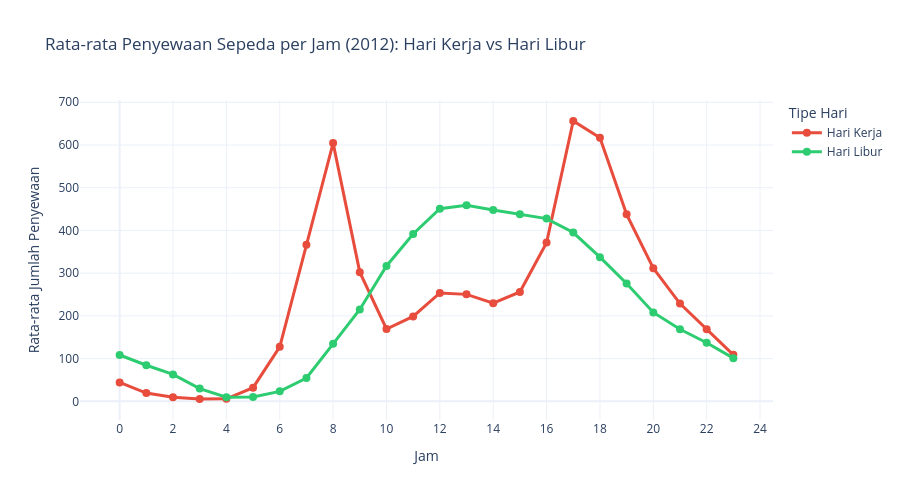
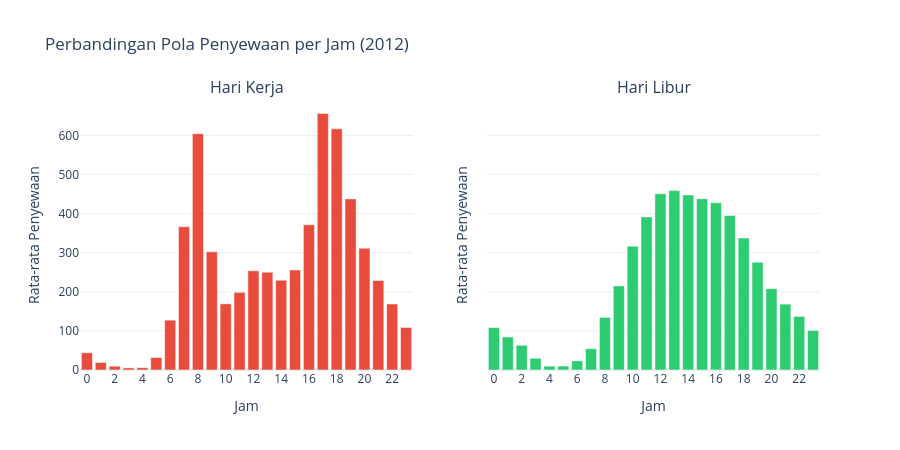

Here is the notebook cell these charts were saved with, in order:
### Markdown cell above
### Pertanyaan 1:

### Code cell
# ============================================
# VISUALISASI PERTANYAAN 1
# ============================================

hour_2012 = hour_clean[hour_clean['yr'] == 1].copy()
hour_2012['day_type'] = hour_2012['workingday'].map({1: 'Hari Kerja', 0: 'Hari Libur'})
hourly_2012 = hour_2012.groupby(['hr', 'day_type'])['cnt'].mean().reset_index()

# Line chart pola per jam
fig1 = go.Figure()

colors = {'Hari Kerja': '#E74C3C', 'Hari Libur': '#2ECC71'}
for dtype in ['Hari Kerja', 'Hari Libur']:
    data = hourly_2012[hourly_2012['day_type'] == dtype]
    fig1.add_trace(go.Scatter(
        x=data['hr'],
        y=data['cnt'],
        mode='lines+markers',
        name=dtype,
        line=dict(width=3, color=colors[dtype]),
        marker=dict(size=8)
    ))

fig1.update_layout(
    title='Rata-rata Penyewaan Sepeda per Jam (2012): Hari Kerja vs Hari Libur',
    xaxis_title='Jam',
    yaxis_title='Rata-rata Jumlah Penyewaan',
    xaxis=dict(tickmode='linear', tick0=0, dtick=2),
    legend_title='Tipe Hari',
    template='plotly_white',
    width=900,
    height=500
)

fig1.show()

# Bar chart perbandingan
fig2 = make_subplots(
    rows=1, cols=2,
    subplot_titles=('Hari Kerja', 'Hari Libur'),
    shared_yaxes=True
)

for idx, dtype in enumerate(['Hari Kerja', 'Hari Libur'], 1):
    data = hourly_2012[hourly_2012['day_type'] == dtype]
    fig2.add_trace(
        go.Bar(
            x=data['hr'],
            y=data['cnt'],
            name=dtype,
            marker_color='#E74C3C' if dtype == 'Hari Kerja' else '#2ECC71',
            showlegend=False
        ),
        row=1, col=idx
    )

fig2.update_layout(
    title='Perbandingan Pola Penyewaan per Jam (2012)',
    template='plotly_white',
    width=900,
    height=450
)
fig2.update_xaxes(title_text='Jam', tick0=0, dtick=2)
fig2.update_yaxes(title_text='Rata-rata Penyewaan')

fig2.show()

### Figure 1 — Plotly figure (JSON) as saved in the notebook; plotly's stock layout.template omitted (floating-point values rounded to 4 significant figures)
{"data": [{"line": {"color": "#E74C3C", "width": 3}, "marker": {"size": 8}, "mode": "lines+markers", "name": "Hari Kerja", "type": "scatter", "x": [0, 1, 2, 3, 4, 5, 6, 7, 8, 9, 10, 11, 12, 13, 14, 15, 16, 17, 18, 19, 20, 21, 22, 23], "y": [44.19, 19.36, 9.81, 5.49, 6.033, 32.0, 127.5, 366.5, 604.5, 302.4, 169.3, 198.7, 253.6, 250.4, 229.8, 256.0, 371.5, 656.2, 617.0, 437.8, 311.6, 229.0, 168.8, 108.8]}, {"line": {"color": "#2ECC71", "width": 3}, "marker": {"size": 8}, "mode": "lines+markers", "name": "Hari Libur", "type": "scatter", "x": [0, 1, 2, 3, 4, 5, 6, 7, 8, 9, 10, 11, 12, 13, 14, 15, 16, 17, 18, 19, 20, 21, 22, 23], "y": [108.5, 84.53, 63.11, 29.91, 9.852, 10.07, 23.35, 54.63, 134.6, 215.2, 316.9, 391.7, 451.0, 458.9, 447.9, 438.1, 427.7, 395.1, 337.5, 275.7, 208.2, 168.6, 137.1, 101.1]}], "layout": {"height": 500, "legend": {"title": {"text": "Tipe Hari"}}, "title": {"text": "Rata-rata Penyewaan Sepeda per Jam (2012): Hari Kerja vs Hari Libur"}, "width": 900, "xaxis": {"dtick": 2, "tick0": 0, "tickmode": "linear", "title": {"text": "Jam"}}, "yaxis": {"title": {"text": "Rata-rata Jumlah Penyewaan"}}}}

### Figure 2 — Plotly figure (JSON) as saved in the notebook; plotly's stock layout.template omitted (floating-point values rounded to 4 significant figures)
{"data": [{"marker": {"color": "#E74C3C"}, "name": "Hari Kerja", "showlegend": false, "type": "bar", "x": [0, 1, 2, 3, 4, 5, 6, 7, 8, 9, 10, 11, 12, 13, 14, 15, 16, 17, 18, 19, 20, 21, 22, 23], "xaxis": "x", "y": [44.19, 19.36, 9.81, 5.49, 6.033, 32.0, 127.5, 366.5, 604.5, 302.4, 169.3, 198.7, 253.6, 250.4, 229.8, 256.0, 371.5, 656.2, 617.0, 437.8, 311.6, 229.0, 168.8, 108.8], "yaxis": "y"}, {"marker": {"color": "#2ECC71"}, "name": "Hari Libur", "showlegend": false, "type": "bar", "x": [0, 1, 2, 3, 4, 5, 6, 7, 8, 9, 10, 11, 12, 13, 14, 15, 16, 17, 18, 19, 20, 21, 22, 23], "xaxis": "x2", "y": [108.5, 84.53, 63.11, 29.91, 9.852, 10.07, 23.35, 54.63, 134.6, 215.2, 316.9, 391.7, 451.0, 458.9, 447.9, 438.1, 427.7, 395.1, 337.5, 275.7, 208.2, 168.6, 137.1, 101.1], "yaxis": "y2"}], "layout": {"annotations": [{"font": {"size": 16}, "showarrow": false, "text": "Hari Kerja", "x": 0.225, "xanchor": "center", "xref": "paper", "y": 1, "yanchor": "bottom", "yref": "paper"}, {"font": {"size": 16}, "showarrow": false, "text": "Hari Libur", "x": 0.775, "xanchor": "center", "xref": "paper", "y": 1, "yanchor": "bottom", "yref": "paper"}], "height": 450, "title": {"text": "Perbandingan Pola Penyewaan per Jam (2012)"}, "width": 900, "xaxis": {"anchor": "y", "domain": [0, 0.45], "dtick": 2, "tick0": 0, "title": {"text": "Jam"}}, "xaxis2": {"anchor": "y2", "domain": [0.55, 1], "dtick": 2, "tick0": 0, "title": {"text": "Jam"}}, "yaxis": {"anchor": "x", "domain": [0, 1], "title": {"text": "Rata-rata Penyewaan"}}, "yaxis2": {"anchor": "x2", "domain": [0, 1], "matches": "y", "showticklabels": false, "title": {"text": "Rata-rata Penyewaan"}}}}
